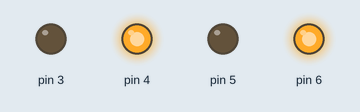
This sketch was run on a simulated Arduino Uno, built with avr-gcc and run on an emulated ATmega328P. Shown: output pins drawn as LEDs (lit = HIGH).

Above: at 0.1 s.
Timing chart, 0 to 1.6 s (numbered marks = the images above):
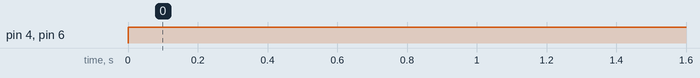

Measured:
- by itself, pin 4, pin 6: LOW → HIGH at 0.00 s

The sketch:

start_simulating1.ino
```cpp
void setup()
{
  pinMode(6, OUTPUT);
  pinMode(5, OUTPUT);
  pinMode(4, OUTPUT);
  pinMode(3, OUTPUT);

}

void loop()
{
  digitalWrite(6, HIGH);
  digitalWrite(5, LOW);
  digitalWrite(4, HIGH);
  digitalWrite(3, LOW);
  delay(1000); // 1000ms is equal to 1s

}
```
